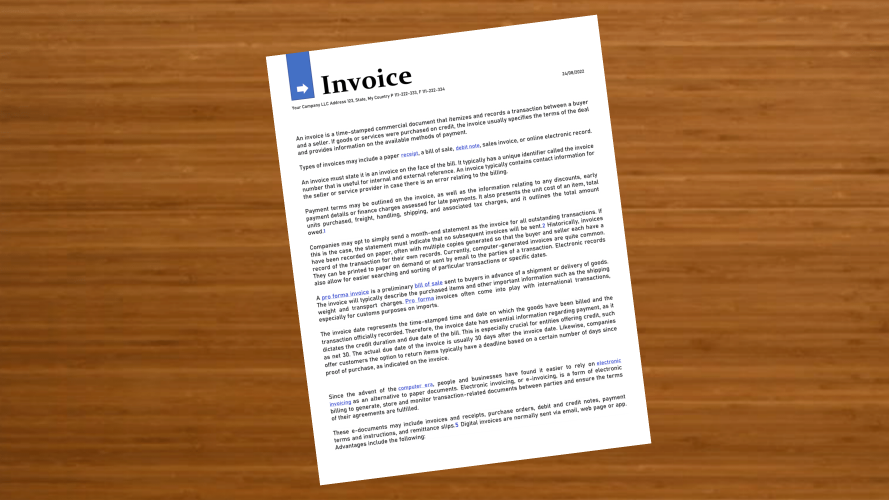
#> input picture Document Scanner and Angle Corrector/z1.png, 2667 x 1500 px (shown at 1/3 size)
$ python Document_scanner.py
#> lines starting #> are read from the running program, lines starting #| are printed output that depends on the picture; after the words box and inside, x2 and y2 are one past the last pixel; in counts of white or black regions, pixels touching at a corner belong together
### Document Scanner and Angle Corrector/mapper.py
import numpy as np
def mapp(h):
    h = h.reshape((4,2))
    hnew = np.zeros((4,2),dtype = np.float32)

    add = h.sum(1)
    hnew[0] = h[np.argmin(add)]
    hnew[2] = h[np.argmax(add)]

    diff = np.diff(h,axis = 1)
    hnew[1] = h[np.argmin(diff)]
    hnew[3] = h[np.argmax(diff)]

    return hnew

### Document Scanner and Angle Corrector/Document_scanner.py
import cv2
import numpy as np
import mapper

def biggest_contours(contours):
    biggest=np.array([])
    max_area=0
    for i in contours:
        area=cv2.contourArea(i)
        if(area>1000):
            peri=cv2.arcLength(i,True)
            approx=cv2.approxPolyDP(i,0.1*peri,True)
            print(len(approx))
            if area>max_area and len(approx)==4:
                print(len(approx))
                biggest=approx
                max_area=area

    return biggest

img=cv2.imread('z1.png')
#> img is the input picture: shape (1500, 2667, 3); mean B, G, R 97.2, 134.2, 175.6
# img=img[:,700:-700]
img=cv2.resize(img,(1300,800))
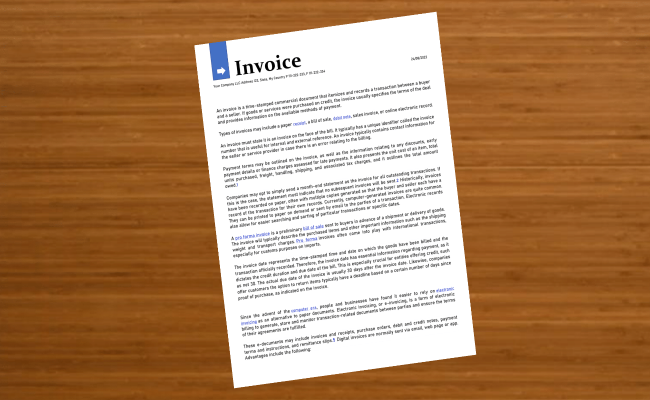
#> img: shape (800, 1300, 3) (shown at 1/2 size); mean B, G, R 97.1, 134.2, 175.6
img_original=img.copy()

#getting Edges by bluring
gray=cv2.cvtColor(img,cv2.COLOR_BGR2GRAY)
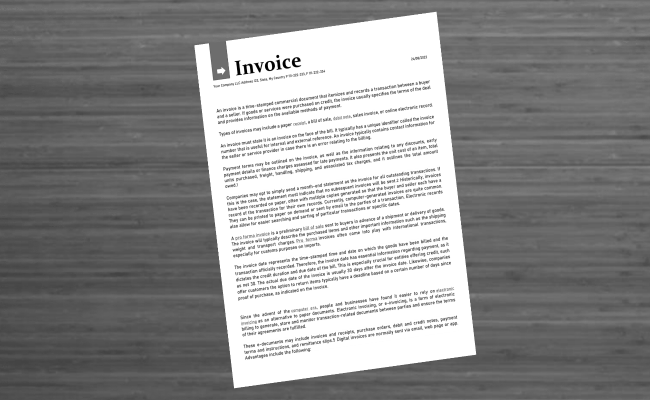
#> gray: shape (800, 1300) (shown at 1/2 size); min 1, max 255, mean 142.3
gray=cv2.bilateralFilter(gray,20,30,30)
edges=cv2.Canny(gray,10,20)
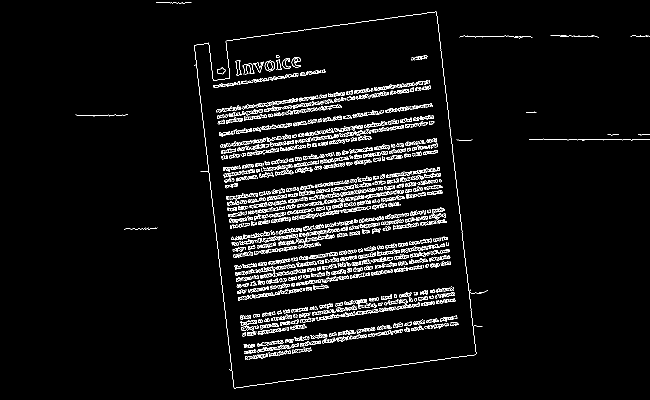
#> edges: shape (800, 1300) (shown at 1/2 size); 4.2% white in thin lines or dots, all inside (x1, y1, x2, y2) = (151, 4, 1300, 777)

#Contours detection
contours,hierarchy=cv2.findContours(edges.copy(),cv2.RETR_TREE,cv2.CHAIN_APPROX_SIMPLE)[:10]
#> contours = 3018 contours, 2502 with area under 20; largest, box (x1, y1, x2, y2) and area: (388, 23, 965, 777) 335123, (388, 23, 953, 777) 335116, (529, 121, 550, 143) 326, (583, 114, 602, 135) 221, (529, 121, 550, 143) 200
contours=sorted(contours,key=cv2.contourArea,reverse=True)[:1]
#> contours = 1 contour; box (x1, y1, x2, y2) and area: (388, 23, 965, 777) 335123

biggest=biggest_contours(contours)
#> the loop in biggest_contours, `for i in contours:` made 1 pass
#> (area, peri, biggest, max_area) on pass 1: (335123, 2729.4, [[872, 23], [389, 90], [468, 776], [951, 709]], 335123)
#| 4
#| 4
#> after the loop in biggest_contours, `for i in contours:`: max_area = 335123
#> biggest = [[872, 23], [389, 90], [468, 776], [951, 709]]
cv2.drawContours(img,[biggest],-1,(0,255,0),3)
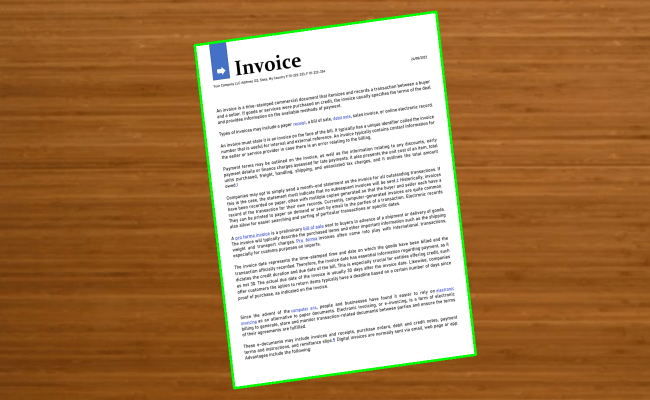
#> img: shape (800, 1300, 3) (shown at 1/2 size); 1.12% of pixels changed, all inside (x1, y1, x2, y2) = (387, 21, 954, 779)
biggest = mapper.mapp(biggest)  # find endpoints of the sheet
#> in mapp, `add = h.sum(1)`: add = [895, 479, 1244, 1660]
#> in mapp, `diff = np.diff(h,axis = 1)`: diff = [-849, -299, 308, -242]
#> biggest = [[389, 90], [872, 23], [951, 709], [468, 776]]

width=800;
height=int(width*1.141)

pts = np.float32([[0, 0], [width, 0], [width, height], [0, height]])  # map to 800*800 target window
op = cv2.getPerspectiveTransform(biggest, pts)  # get the top or bird eye view effect
#> op = [[1.63, -0.188, -617.3], [0.182, 1.31, -188.4], [-1.27e-19, 1.46e-20, 1]]
dst = cv2.warpPerspective(img, op, (width,height))
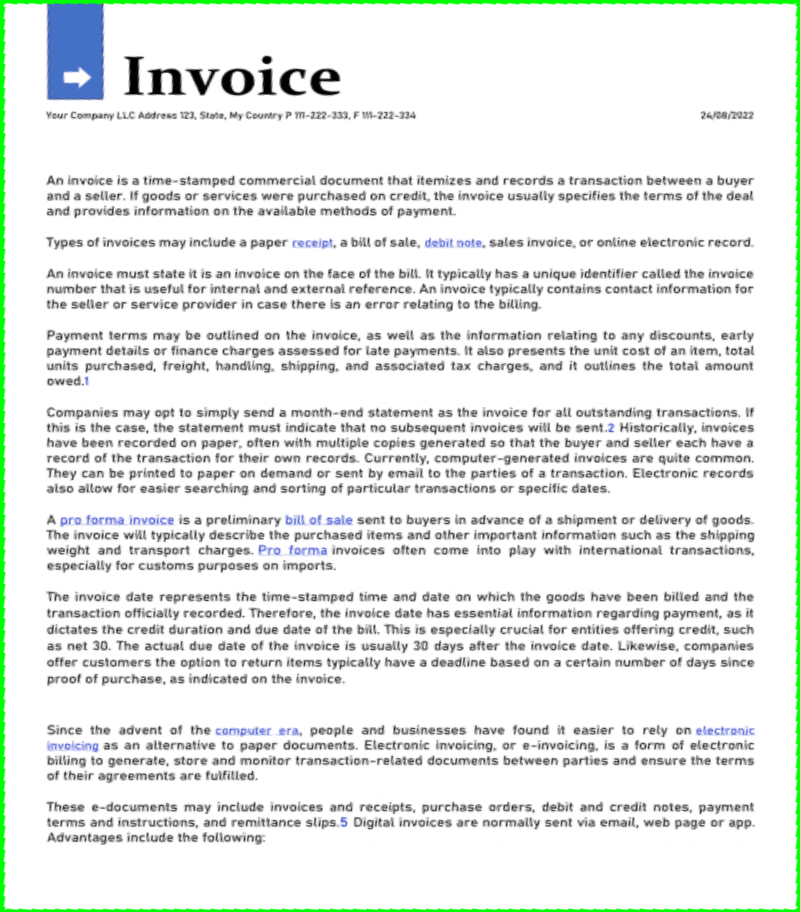
#> dst: shape (912, 800, 3); mean B, G, R 231.8, 235.2, 230.5
cv2.imshow('Edges',edges)
cv2.imshow('dest',img)
cv2.imshow('gray',gray)
cv2.imshow("Scanned", dst)


# [23 lines of commented-out code are left out]


cv2.waitKey(0)
